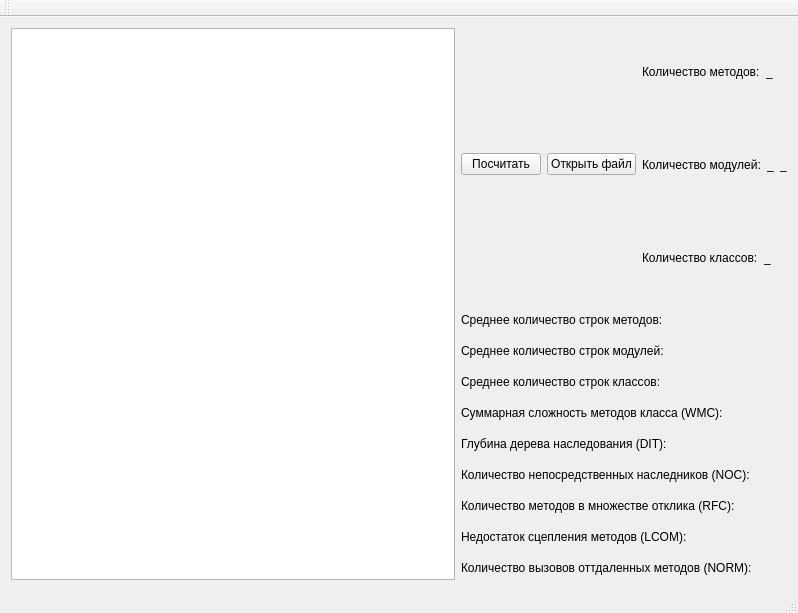
<?xml version="1.0" encoding="UTF-8"?>
<ui version="4.0">
 <class>MainWindow</class>
 <widget class="QMainWindow" name="MainWindow">
  <property name="geometry">
   <rect>
    <x>0</x>
    <y>0</y>
    <width>798</width>
    <height>613</height>
   </rect>
  </property>
  <property name="windowTitle">
   <string>OOMetrics</string>
  </property>
  <widget class="QWidget" name="centralWidget">
   <layout class="QGridLayout" name="gridLayout_2">
    <item row="0" column="0" colspan="2">
     <widget class="QTextEdit" name="plainTextEdit">
      <property name="minimumSize">
       <size>
        <width>400</width>
        <height>400</height>
       </size>
      </property>
     </widget>
    </item>
    <item row="0" column="2">
     <layout class="QGridLayout" name="gridLayout">
      <item row="0" column="0">
       <layout class="QVBoxLayout" name="verticalLayout_2">
        <item>
         <layout class="QHBoxLayout" name="horizontalLayout_10">
          <item>
           <widget class="QPushButton" name="Metrics">
            <property name="text">
             <string>Посчитать</string>
            </property>
           </widget>
          </item>
          <item>
           <widget class="QPushButton" name="openfile">
            <property name="text">
             <string>Открыть файл</string>
            </property>
           </widget>
          </item>
          <item>
           <layout class="QVBoxLayout" name="verticalLayout_4">
            <item>
             <layout class="QVBoxLayout" name="verticalLayout_3">
              <item>
               <layout class="QHBoxLayout" name="horizontalLayout_11">
                <item>
                 <widget class="QLabel" name="Lable_KolMet">
                  <property name="text">
                   <string>Количество методов:</string>
                  </property>
                 </widget>
                </item>
                <item>
                 <widget class="QLabel" name="Kol_Met">
                  <property name="text">
                   <string>_</string>
                  </property>
                 </widget>
                </item>
               </layout>
              </item>
              <item>
               <layout class="QHBoxLayout" name="horizontalLayout_12">
                <item>
                 <widget class="QLabel" name="Label_KolMod">
                  <property name="text">
                   <string>Количество модулей:</string>
                  </property>
                 </widget>
                </item>
                <item>
                 <widget class="QLabel" name="Kol_Mod">
                  <property name="text">
                   <string>_</string>
                  </property>
                 </widget>
                </item>
                <item>
                 <widget class="QLabel" name="Include">
                  <property name="text">
                   <string>_</string>
                  </property>
                 </widget>
                </item>
               </layout>
              </item>
              <item>
               <layout class="QHBoxLayout" name="horizontalLayout_13">
                <item>
                 <widget class="QLabel" name="Label_KolClass">
                  <property name="text">
                   <string>Количество классов:</string>
                  </property>
                 </widget>
                </item>
                <item>
                 <widget class="QLabel" name="Kol_Class">
                  <property name="text">
                   <string>_</string>
                  </property>
                 </widget>
                </item>
               </layout>
              </item>
             </layout>
            </item>
           </layout>
          </item>
         </layout>
        </item>
        <item>
         <layout class="QVBoxLayout" name="verticalLayout">
          <item>
           <layout class="QHBoxLayout" name="horizontalLayout">
            <item>
             <widget class="QLabel" name="label_10">
              <property name="text">
               <string>Среднее количество строк методов:</string>
              </property>
             </widget>
            </item>
            <item>
             <widget class="QLabel" name="label_SrKSMet">
              <property name="text">
               <string/>
              </property>
             </widget>
            </item>
           </layout>
          </item>
          <item>
           <layout class="QHBoxLayout" name="horizontalLayout_2">
            <item>
             <widget class="QLabel" name="label_11">
              <property name="text">
               <string>Среднее количество строк модулей:</string>
              </property>
             </widget>
            </item>
            <item>
             <widget class="QLabel" name="label_SrKSMod">
              <property name="text">
               <string/>
              </property>
             </widget>
            </item>
           </layout>
          </item>
          <item>
           <layout class="QHBoxLayout" name="horizontalLayout_3">
            <item>
             <widget class="QLabel" name="label_12">
              <property name="text">
               <string>Среднее количество строк классов:</string>
              </property>
             </widget>
            </item>
            <item>
             <widget class="QLabel" name="label_SrKSCl">
              <property name="text">
               <string/>
              </property>
             </widget>
            </item>
           </layout>
          </item>
          <item>
           <layout class="QHBoxLayout" name="horizontalLayout_4">
            <item>
             <widget class="QLabel" name="label_13">
              <property name="text">
               <string>Суммарная сложность методов класса (WMC):</string>
              </property>
             </widget>
            </item>
            <item>
             <widget class="QLabel" name="label_WMC">
              <property name="text">
               <string/>
              </property>
             </widget>
            </item>
           </layout>
          </item>
          <item>
           <layout class="QHBoxLayout" name="horizontalLayout_5">
            <item>
             <widget class="QLabel" name="label_14">
              <property name="text">
               <string>Глубина дерева наследования (DIT):</string>
              </property>
             </widget>
            </item>
            <item>
             <widget class="QLabel" name="label_DIT">
              <property name="text">
               <string/>
              </property>
             </widget>
            </item>
           </layout>
          </item>
          <item>
           <layout class="QHBoxLayout" name="horizontalLayout_6">
            <item>
             <widget class="QLabel" name="label">
              <property name="text">
               <string>Количество непосредственных наследников (NOC):</string>
              </property>
             </widget>
            </item>
            <item>
             <widget class="QLabel" name="label_NOC">
              <property name="text">
               <string/>
              </property>
             </widget>
            </item>
           </layout>
          </item>
          <item>
           <layout class="QHBoxLayout" name="horizontalLayout_7">
            <item>
             <widget class="QLabel" name="label_2">
              <property name="text">
               <string>Количество методов в множестве отклика (RFC):</string>
              </property>
             </widget>
            </item>
            <item>
             <widget class="QLabel" name="label_RFC">
              <property name="text">
               <string/>
              </property>
             </widget>
            </item>
           </layout>
          </item>
          <item>
           <layout class="QHBoxLayout" name="horizontalLayout_8">
            <item>
             <widget class="QLabel" name="label_3">
              <property name="text">
               <string>Недостаток сцепления методов (LCOM):</string>
              </property>
             </widget>
            </item>
            <item>
             <widget class="QLabel" name="label_LCOM">
              <property name="text">
               <string/>
              </property>
             </widget>
            </item>
           </layout>
          </item>
          <item>
           <layout class="QHBoxLayout" name="horizontalLayout_9">
            <item>
             <widget class="QLabel" name="label_4">
              <property name="text">
               <string>Количество вызовов оттдаленных методов (NORM):</string>
              </property>
             </widget>
            </item>
            <item>
             <widget class="QLabel" name="label_NORM">
              <property name="text">
               <string/>
              </property>
             </widget>
            </item>
           </layout>
          </item>
         </layout>
        </item>
       </layout>
      </item>
     </layout>
    </item>
   </layout>
  </widget>
  <widget class="QMenuBar" name="menuBar">
   <property name="geometry">
    <rect>
     <x>0</x>
     <y>0</y>
     <width>798</width>
     <height>25</height>
    </rect>
   </property>
  </widget>
  <widget class="QToolBar" name="mainToolBar">
   <attribute name="toolBarArea">
    <enum>TopToolBarArea</enum>
   </attribute>
   <attribute name="toolBarBreak">
    <bool>false</bool>
   </attribute>
  </widget>
  <widget class="QStatusBar" name="statusBar"/>
 </widget>
 <layoutdefault spacing="6" margin="11"/>
 <resources/>
 <connections/>
</ui>
